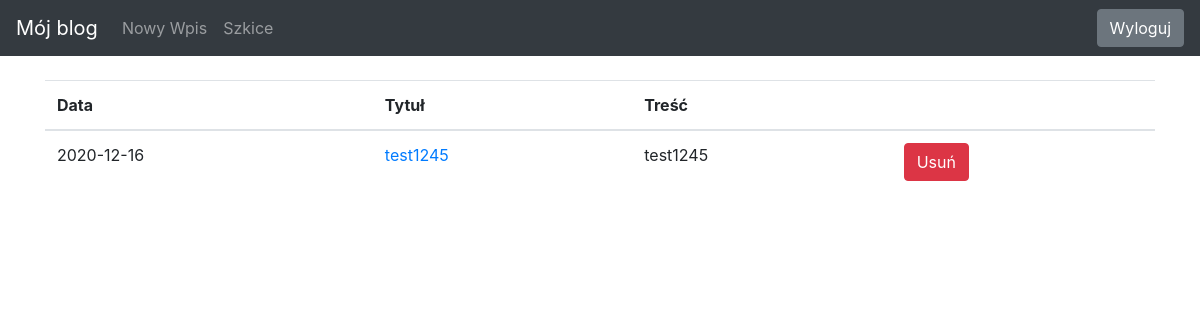
The page /drafts/ (signed in) on the database as committed earlier.
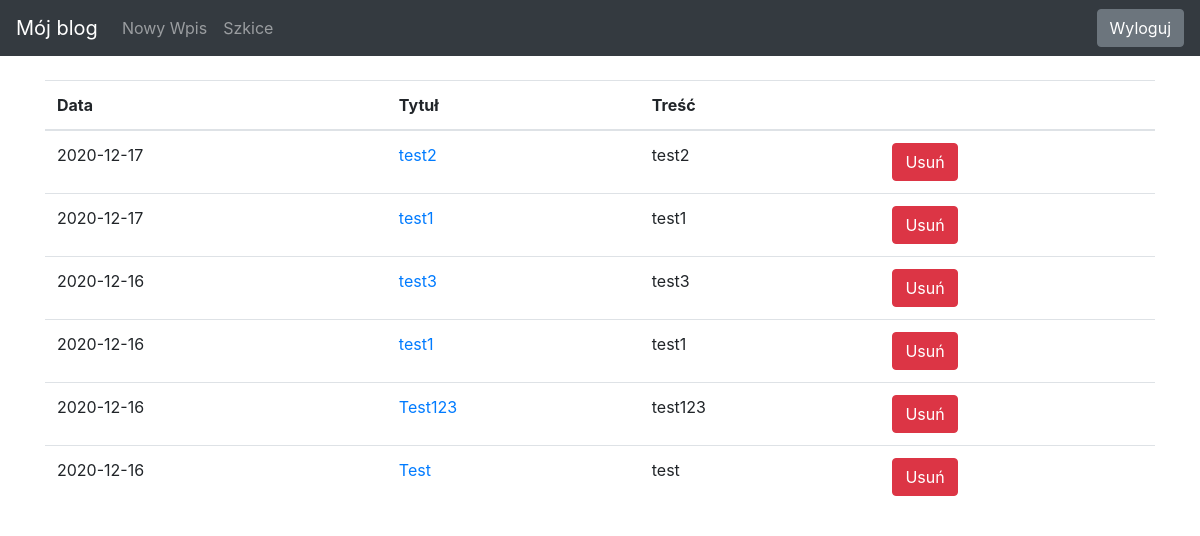
The same page on the database as committed later.
### blog/models.py (models this page shows)
class Entry(db.Model):
   id = db.Column(db.Integer, primary_key=True)
   title = db.Column(db.String(80), nullable=False)
   body = db.Column(db.Text, nullable=False)
   pub_date = db.Column(db.DateTime, nullable=False,
       default=datetime.datetime.utcnow)
   is_published = db.Column(db.Boolean, default=False)

### blog/routes.py (the view)
@app.route('/drafts/', methods=['GET', 'POST'])
@login_required
def list_drafts():
    drafts = Entry.query.filter_by(is_published=False).order_by(Entry.pub_date.desc())
    return render_template("drafts.html", drafts=drafts)

### blog/routes.py (called while the page is built)
def login_required(view_func):
    @functools.wraps(view_func)
    def check_permissions(*args, **kwargs):
        if session.get('logged_in'):
            return view_func(*args, **kwargs)
        return redirect(url_for('login', next=request.path))
    return check_permissions

### blog/templates/drafts.html (shortened to what this page needs)
{% extends "base.html" %}
{% block content %}
<table class="table">
<thead>
    <tr>
    <th scope="col">Data</th>
    <th scope="col">Tytuł</th>
    <th scope="col">Treść</th>
    <th scope="col"></th>
    </tr>
</thead>
<tbody>
    {% for post in drafts %}
    <tr>
    <td>
        {{ post.pub_date.strftime('%Y-%m-%d') }}
    </td>
    <td>
        <a href="{{ url_for('entry', entry_id=post.id) }}">
            {{ post.title }}
        </a>
    </td>
    <td>{{ post.body|truncate(100, true) }}</td>
    <td>
        <a href="{{ url_for('delete_entry', entry_id=post.id) }}">
        <button type="Submit" class="btn btn-danger">Usuń</button>
    </td>
    </tr>
    {% endfor %}
</tbody>
</table>
{% endblock %}

### blog/templates/base.html (shortened to what this page needs)
<!doctype html>
<html lang="en">
<head>
 <link rel="stylesheet" href="https://stackpath.bootstrapcdn.com/bootstrap/4.5.0/css/bootstrap.min.css"
>
</head>
<body>
 <nav class="navbar navbar-expand-md navbar-dark bg-dark fixed-top">
   <a class="navbar-brand" href="{{ url_for('index') }}">Mój blog</a>
   <div class="collapse navbar-collapse" id="navbarNavAltMarkup">
    <div class="navbar-nav">
      <a class="nav-item nav-link" href="{{ url_for('entry') }}">Nowy Wpis</a>
      <a class="nav-item nav-link" href="{{ url_for('list_drafts') }}">Szkice</a>
    </div>
  </div>
   <div class="collapse navbar-collapse" id="navbarsExampleDefault">
      {% if session.logged_in %}
        <form class="form-inline my-2 my-lg-0" action="{{ url_for('logout') }}" method="POST">
          <button class="btn btn-secondary my-2 my-sm-0" type="submit">Wyloguj</button>
        </form>
      {% else %}
        <a href="{{ url_for('login') }}" class="btn btn-secondary my-2 my-lg-0">Zaloguj</a>
      {% endif %}
   </div>
 </nav>
 <main role="main" class="container">
   {% block content %}
   {% endblock %}
 </main>
</html>

### blog/templates/base.html (style rules this page uses)
body { padding-top: 5rem; }

Rows that differ between the two databases and show on the page:
removed Entry: pub_date "2020-12-16", title "test1245", body "test1245"
added Entry: pub_date "2020-12-17", title "test2", body "test2"
added Entry: pub_date "2020-12-17", title "test1", body "test1"
now on this page (row edited): Entry: pub_date "2020-12-16", title "test3", body "test3"
now on this page (row edited): Entry: pub_date "2020-12-16", title "test1", body "test1"
now on this page (row edited): Entry: pub_date "2020-12-16", title "Test123", body "test123"
now on this page (row edited): Entry: pub_date "2020-12-16", title "Test", body "test"
